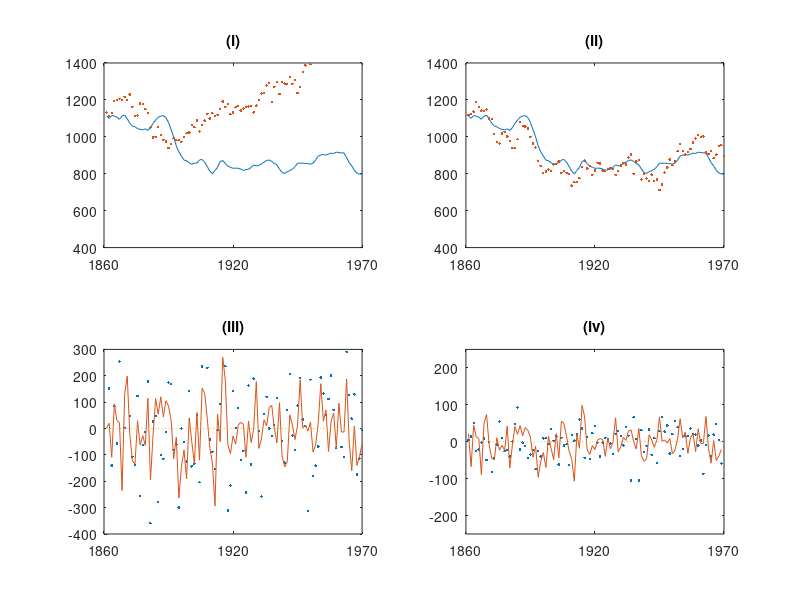

The MATLAB script that drew this image:
%%  TIME SERIES ECONOMETRICS
%
%   ASSIGNMENT 2: Simulation
%   Plotting figure 2.4 
%
%   Charlotte Taman, Femke Vedder, Rose Barzilai, Zuzana Leova (Group 1) clear all
%% 0. Clean Workspace and Command window
clear all        %clear workspace
clc              %clear command window

%% 1. Setup
load('nile.mat')

%% 2. Kalman filter

% Initialisation
a = 0;
P = 10^7;
Ht = 15099;
Qt = 1469.1;
yt = data;
T = size(yt,1);

% Calculate values of the Kalman filter
for t = 1:size(data,1)
   v = yt(t,1) - a;
   K = P / (P + Ht);
   a = a + K*v;
   P = K*Ht + Qt;
   vt(t,1) = v;
   Kt(t,1) = K;
   Pt(t,1) = P;
   at(t,1) = a;
end
K = P / (P + Ht); 


epsilon = yt - at;
eta = at(2:100,1) - at(1:99,1);

%% 3. Simulation smoothing: 
%For simulation smoothing we used paragraph 4.9 from the book of Durbin and
%Koopman.
Ft = Pt + Ht;
Lt = ones(T,1) - Kt;
r = 0;
N = 0;

for t=T:(-1):1
    Ct(t,1) = Ht - Ht*(1/Ft(t,1) + Kt(t,1)^2*N);
    Wt(t,1) = Ht*(1/Ft(t,1) - Kt(t,1)*N*Lt(t,1));
    N = 1/Ft(t,1) + Wt(t,1)^2/Ct(t,1) + Lt(t,1)^2*N;
    d = normrnd(0,sqrt(Ct(t,1)));
    con_eps(t,1) = d + Ht*(vt(t,1)/Ft(t,1) - Kt(t,1)*r);
    r = vt(t,1)/Ft(t,1) - Wt(t,1)*d/Ct(t,1) + Lt(t,1)*r;
end

con_at = yt - con_eps;
con_eta = con_at(2:100,1) - con_at(1:99,1);

%% 4. E(alpha|Y_n) 
trans_L = Lt';
r=0;
N=0;

for t = 100:-1:1
    alpha(t,1) = at(t,1) + Pt(t,1)*r;
    r = (1/Ft(t,1))*vt(t,1) + Lt(t,1)*r;
    N = (1/Ft(t,1)) + trans_L(1,t)*N*Lt(t,1);
    vt(t,1) = Pt(t,1) - Pt(t,1)*N*Pt(t,1);
end

%% 5. Simulation at and yt

S_mu = alpha(2,1);
for t = 1:100
    S_eta = normrnd(0,sqrt(Qt));
    S_eps = normrnd(0,sqrt(Ht));
    S_yt(t,1) = S_mu + S_eps;
    S_mu = S_mu + S_eta;
    S_att(t,1) = S_mu;
end

%% 6. Kalman Filter for S_yt
S_a=0;
S_P=10^7;

for t = 1:size(S_yt,1)
   S_v = S_yt(t,1) - S_a;
   S_K = S_P / (S_P + Ht);
   S_a = S_a + S_K*S_v;
   S_P = S_K*Ht + Qt;
   S_vt(t,1) = S_v;
   S_Kt(t,1) = S_K;
   S_Pt(t,1) = S_P;
   S_at(t,1) = S_a;
end

S_Ft = S_Pt + Ht;
S_Lt = ones(T,1) - S_Kt;

%% 7. Smoothing E(alpha|Y_n)
S_trans_L = S_Lt';
r = 0;
N = 0;

for t = 100:-1:1
   S_alpha(t,1) = S_at(t,1) + S_Pt(t,1)*r;
   r = (1/S_Ft(t,1))*S_vt(t,1) + S_Lt(t,1)*r;
   N = (1/S_Ft(t,1)) + S_trans_L(1,t)*N*S_Lt(t,1);
   S_vt(t,1) = S_Pt(t,1) - S_Pt(t,1)*N*S_Pt(t,1);
end 

con_alpha = alpha - S_alpha + S_att;

con_eta2 = con_alpha(2:100,1) - con_alpha(1:99,1);

%% plots
figure(1)
ax1=subplot(2,2,1);
plot(alpha);
hold on
plot(S_att,'.');
hold off
title('(i)');
axis([0 100 400 1400]);
xticks([0 50 100])
xticklabels({'1860','1920','1970'})
subplot(2,2,2);
plot(alpha);
hold on
plot(con_alpha,'.');
title('(ii)');
axis([0 100 400 1400]);
xticks([0 50 100])
xticklabels({'1860','1920','1970'})
hold off
z = zeros(T,1);
subplot(2,2,3);
plot(con_eps,'.');
axis([0 100 -400 300]);
hold on
plot(epsilon);
plot(z,':');
axis([0 100 -400 300]);
title('(iii)');
xticks([0 50 100])
xticklabels({'1860','1920','1970'})
hold off
subplot(2,2,4);
plot(con_eta2,'.');
axis([0 100 -250 250]);
xticks([0 50 100])
xticklabels({'1860','1920','1970'})
hold on
plot(eta);
plot(z,':');
title('(iv)');
axis([0 100 -250 250]);
hold off

